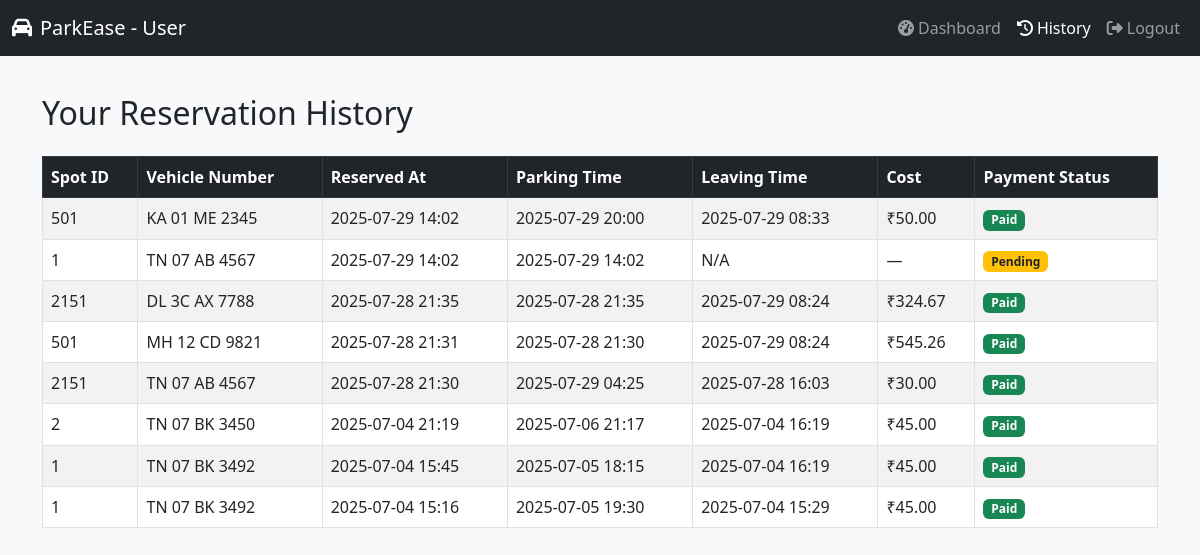
/history (signed in), run on an earlier commit of the app's database.
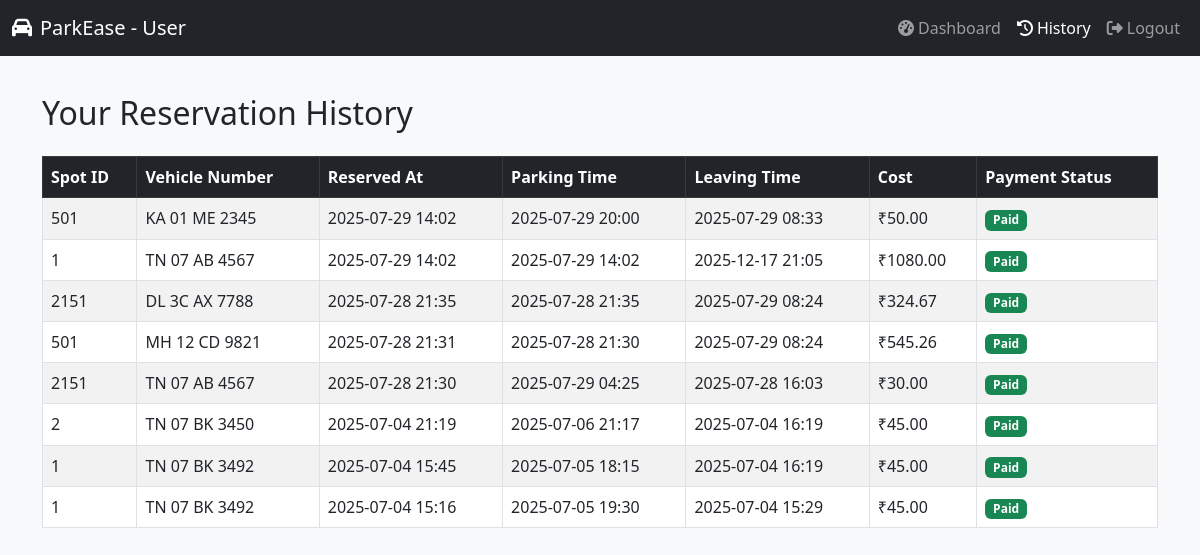
And on a later commit of the database.
### models/reservation.py (models this page shows)
class Reservation(db.Model):
    __tablename__ = 'reservation'
    reservation_id = db.Column(db.Integer, primary_key=True, autoincrement=True)
    spot_id = db.Column(db.Integer, db.ForeignKey('parking_spot.spot_id'), nullable=False)
    user_id = db.Column(db.Integer, db.ForeignKey('user_admin.id'), nullable=False)
    reservation_timestamp = db.Column(db.DateTime, default=datetime.utcnow)
    parking_timestamp = db.Column(db.DateTime, default=datetime.utcnow)
    leaving_timestamp = db.Column(db.DateTime, nullable=True)
    parking_cost_per_time = db.Column(db.Float, nullable=False)
    vehicle_number = db.Column(db.String(20), nullable=False)
    payment_status = db.Column(db.String(20), default="Pending")
    payment = db.relationship('Payment', back_populates='reservation', uselist=False, cascade="all, delete")

### models/payments.py (models this page shows, shortened)
class Payment(db.Model):
    __tablename__ = 'payment'
    payment_id = db.Column(db.Integer, primary_key=True, autoincrement=True)
    reservation_id = db.Column(db.Integer, db.ForeignKey('reservation.reservation_id'), nullable=False)
    amount = db.Column(db.Float, nullable=False)
    payment_method = db.Column(db.String(50), nullable=False)
    payment_status = db.Column(db.String(20), default='Pending')
    payment_timestamp = db.Column(db.DateTime, default=datetime.utcnow)
    reservation = db.relationship('Reservation', back_populates='payment')

### app.py (the view)
@app.route('/history')
@login_required
def history():
    reservations = Reservation.query.filter_by(user_id=current_user.id).order_by(
        Reservation.reservation_timestamp.desc()
    ).all()
    return render_template('history.html', reservations=reservations)

### app.py (called while the page is built)
@login_manager.user_loader
def load_user(user_id):
    return User_Admin.query.get(int(user_id))

### templates/history.html (shortened to what this page needs)
<!DOCTYPE html>
<html lang="en">
<head>
    <link href="https://cdn.jsdelivr.net/npm/bootstrap@5.3.0/dist/css/bootstrap.min.css" rel="stylesheet">
    <link href="https://cdnjs.cloudflare.com/ajax/libs/font-awesome/6.4.0/css/all.min.css" rel="stylesheet">
</head>
<body>
<nav class="navbar navbar-expand-lg navbar-dark bg-dark fixed-top">
    <div class="container-fluid">
        <a class="navbar-brand" href="#"><i class="fas fa-car me-2"></i>ParkEase - User</a>
        <div class="collapse navbar-collapse" id="navbarNav">
            <ul class="navbar-nav ms-auto">
                <li class="nav-item">
                    <a class="nav-link" href="{{ url_for('user_dashboard') }}"><i class="fas fa-tachometer-alt me-1"></i>Dashboard</a>
                </li>
                <li class="nav-item">
                    <a class="nav-link active" href="{{ url_for('history') }}"><i class="fas fa-clock-rotate-left me-1"></i>History</a>
                </li>
                <li class="nav-item">
                    <a class="nav-link" href="{{ url_for('logout') }}"><i class="fas fa-sign-out-alt me-1"></i>Logout</a>
                </li>
            </ul>
        </div>
    </div>
</nav>
<div class="container">
    <h2 class="mt-4">Your Reservation History</h2>
    {% if reservations %}
    <div class="table-responsive mt-4">
        <table class="table table-bordered table-striped">
            <thead class="table-dark">
                <tr>
                    <th>Spot ID</th>
                    <th>Vehicle Number</th>
                    <th>Reserved At</th>
                    <th>Parking Time</th>
                    <th>Leaving Time</th>
                    <th>Cost</th>
                    <th>Payment Status</th>
                </tr>
            </thead>
            <tbody>
                {% for res in reservations %}
                <tr>
                    <td>{{ res.spot_id }}</td>
                    <td>{{ res.vehicle_number }}</td>
                    <td>{{ res.reservation_timestamp.strftime('%Y-%m-%d %H:%M') if res.reservation_timestamp else 'N/A' }}</td>
                    <td>{{ res.parking_timestamp.strftime('%Y-%m-%d %H:%M') if res.parking_timestamp else 'N/A' }}</td>
                    <td>{{ res.leaving_timestamp.strftime('%Y-%m-%d %H:%M') if res.leaving_timestamp else 'N/A' }}</td>
                    <td>
                        {% if res.payment %}
                            ₹{{ "%.2f"|format(res.payment.amount) }}
                        {% else %}
                            —
                        {% endif %}
                    </td>
                    <td>
                        {% if res.payment_status == 'Paid' %}
                            <span class="badge bg-success">Paid</span>
                        {% elif res.payment_status == 'Pending' %}
                            <span class="badge bg-warning text-dark">Pending</span>
                        {% else %}
                            <span class="badge bg-secondary">{{ res.payment_status }}</span>
                        {% endif %}
                    </td>
                </tr>
                {% endfor %}
            </tbody>
        </table>
    </div>
    {% else %}
        <p class="text-muted mt-4">You have no past reservations.</p>
    {% endif %}
</div>
</body>
</html>

What changed in the data, as far as the page shows it:
changed Reservation (number 2 of 8 on the later page): leaving_timestamp "N/A" → "2025-12-17 21:05"; text "—" → "₹"; payment_status "Pending" → "Paid"
added Payment: payment.amount "1080.00"
